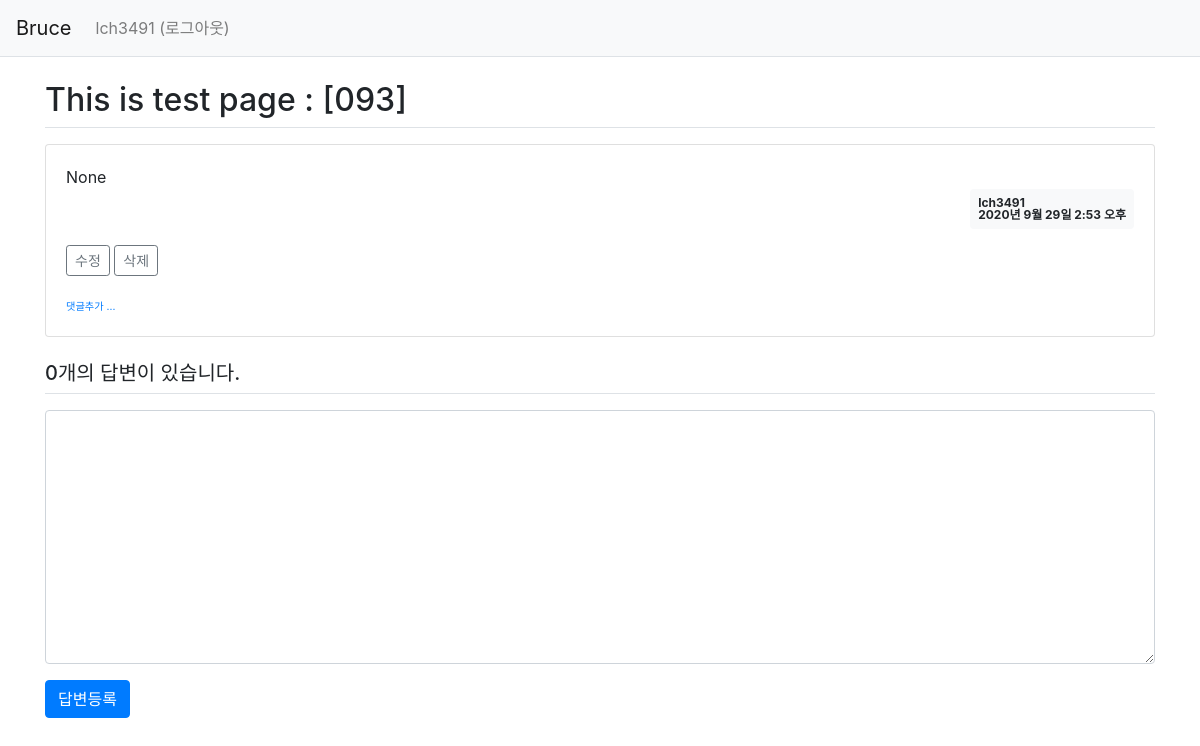
Page /pybo/99/ (signed in) on the committed database.
### pybo/models.py (models this page shows, shortened)
class Question(models.Model):
    subject = models.CharField(max_length=200)
    content = models.TextField()
    create_date = models.DateTimeField()
    author = models.ForeignKey(User,  on_delete=models.CASCADE)
    modify_date = models.DateTimeField(null=True, blank=True)

### pybo/views/base_views.py (the view)
# urls.py: path('<int:question_id>/', base_views.detail, name='detail'),
def detail(request, question_id):
    question = get_object_or_404(Question, pk=question_id)
    context = {'question': question}
    return render(request, 'pybo/question_detail.html', context)

### templates/pybo/question_detail.html (shortened to what this page needs)
{% extends 'base.html' %}
{% block content %}
<div class="container my-3">
    <h2 class="border-bottom py-2">{{ question.subject }}</h2>
    <div class="card my-3">
        <div class="card-body">
            <div class="card-text" style="white-space: pre-line;">{{ question.content }}</div>
            <div class="d-flex justify-content-end">
                <div class="badge badge-light p-2 text-left">
                    <div class='mb2'>{{ question.author.username }}</div>
                    <div>{{ question.create_date }}</div>
                </div>
            </div>
            {% if request.user == question.author %}
            <div class='my-3'>
                <a href="{% url 'pybo:question_modify' question.id %}"
                    class='btn btn-sm btn-outline-secondary'>수정</a>
                <a href="#" class='delete btn btn-sm btn-outline-secondary'
                    data-uri="{% url 'pybo:question_delete' question.id %}">삭제</a>
            </div>
            {% endif %}
            <div>
                <a href="{% url 'pybo:comment_create_question' question.id %}" class='small'>
                    <small>댓글추가 ...</small></a>
            </div>
        </div>
    </div> <h5 class="border-bottom my-3 py-2">{{question.answer_set.count}}개의 답변이 있습니다.</h5>
    <form action="{% url 'pybo:answer_create' question.id %}" method="post" class="my-3">
        <div class="form-group">
            <textarea {% if not user.is_authenticated %}disabled{% endif %} name="content" id="content"
                class="form-control" rows="10"></textarea>
        </div>
        <input type="submit" value="답변등록" class="btn btn-primary">
    </form>
</div>
{% endblock %}

### templates/navbar.html (shortened to what this page needs)
<nav class="navbar navbar-expand-lg navbar-light bg-light border-bottom">
    <a class="navbar-brand" href="{% url 'pybo:index' %}">Bruce</a>
    <div class="collapse navbar-collapse flex-grow-0" id="navbarNav">
        <ul class="navbar-nav">
            <li class="nav-item ">
                {% if user.is_authenticated %}
                <a class="nav-link" href="{% url 'common:logout' %}">{{ user.username }} (로그아웃)</a>
                {% else %}
                <a class="nav-link" href="{% url 'common:login' %}">로그인</a>
                {% endif %}
            </li>
        </ul>
    </div>
</nav>

### rows in the picture
Question: subject "This is test page : [093]", content "None", author.username "lch3491", create_date "2020년 9월 29일 2:53 오후", answer_set.count "0"

### other values in the picture
{{ user.username }} "lch3491"
